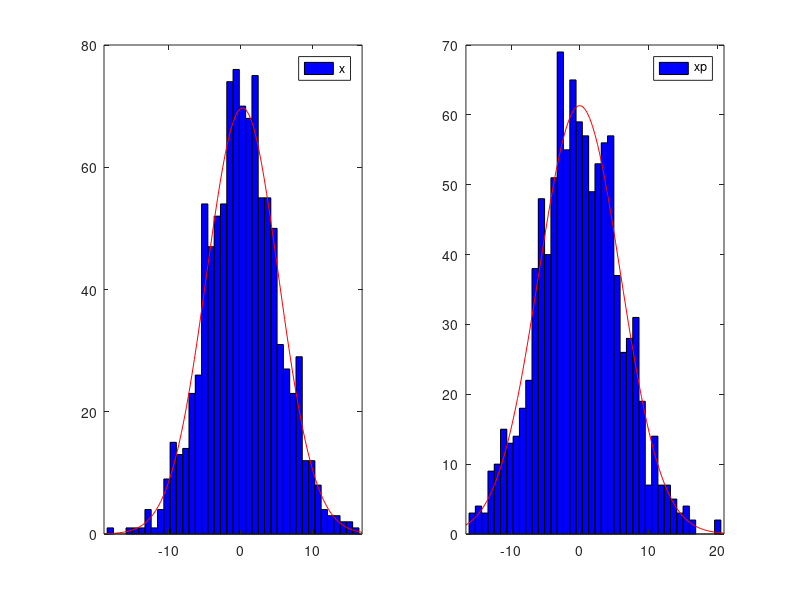
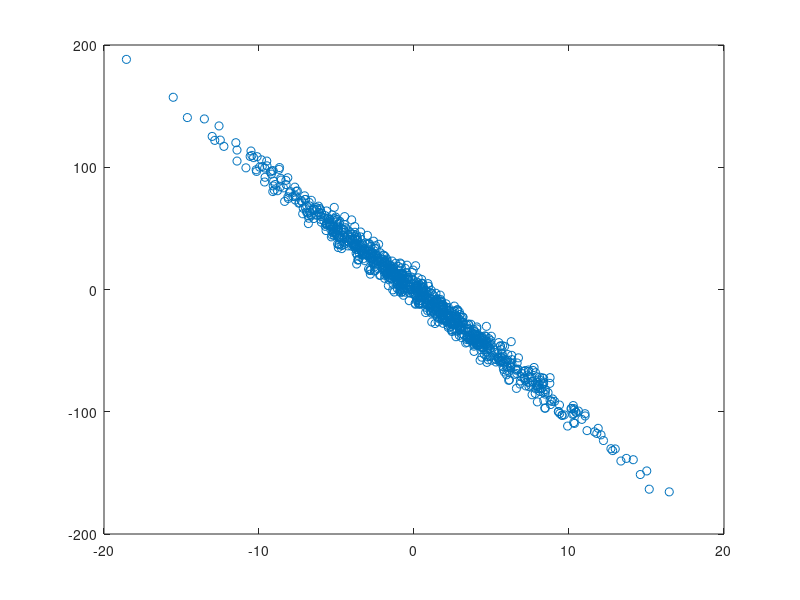

Write MATLAB code to recreate these figures, in order.
% Random phase space
x0  = 5;
xp0 = 2*pi;
alpha = 10;
R1 = normrnd(0,x0,[1 1000]);
R2 = normrnd(0,xp0,[1 1000]);

figure(1)
subplot(1,2,1)
histfit(R1,40)
legend('x')
subplot(1,2,2)
histfit(R2,40)
legend('xp')


for i=1:max(size(R1))
    x(i) = R1(i);
    xp(i) = R2(i) - alpha*x(i);
end

figure(2)
plot(x,xp,'o')